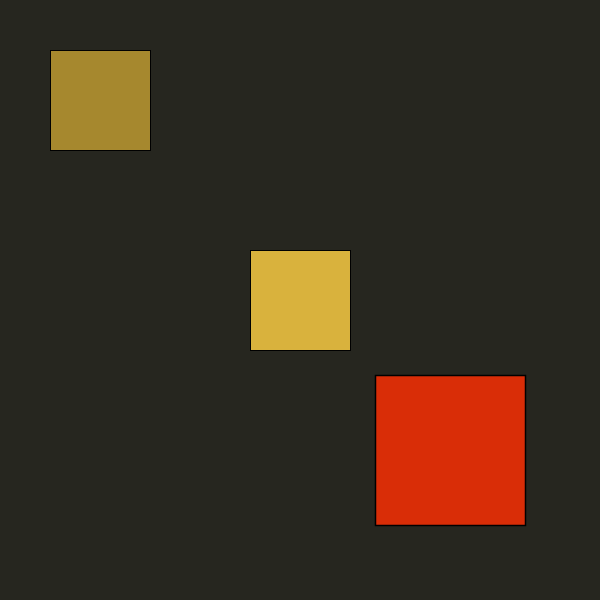
Frame 1 (no input)
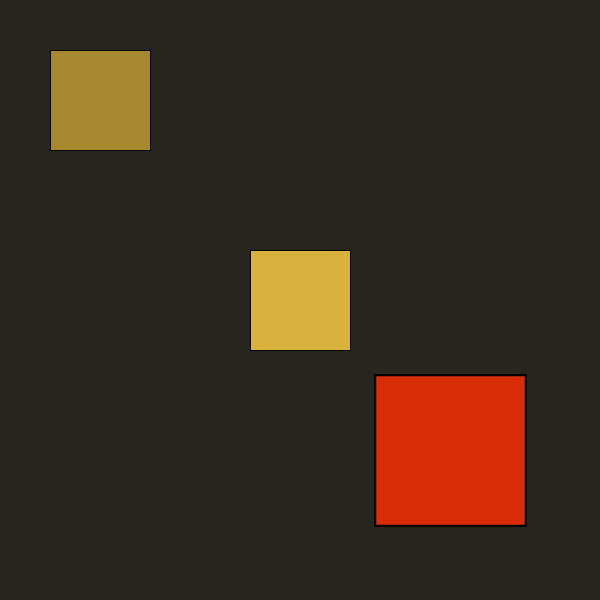
Frame 60 (the mouse pressed at the canvas centre just before this capture)
Frame 120 (the mouse held since frame 60 and released just before this capture): identical to frame 60, image omitted

The Processing sketch that drew these frames (run headless with seeded random() and noise(); from frame 60 on, the mouse is pressed at the canvas centre):

// Processing sketch: processing_87991
// ── processing_87991.pde

//transformations
int d=100;
int x=100;
int y=100;
color[] click={#26261F,#A6882E,#D9B23D,#D92D07};

void setup(){
size(600,600);
smooth();
background(click[0]);
rectMode(CENTER);
}

void draw(){
  fill(click[1]);
  rect(x,y,d,d);
 
  translate(200,200);
  fill(click[2]);
  rect(x,y,d,d);
 
 translate(100,100);
 scale(1.5);
 fill(click[3]);
  rect(x,y,d,d);
}
